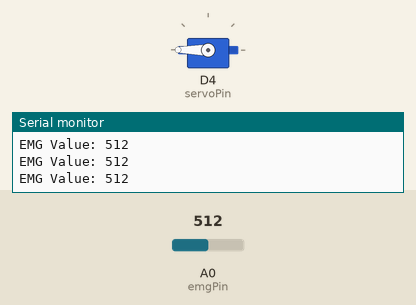
This sketch was run on a simulated ESP8266 (NodeMCU). Parts: servo, the last lines printed to the serial monitor. The test bench sets the inputs (shaded band); at power-on: A0 (emgPin) = 512.

Above: at 3.9 s.
4.0 s: A0 (emgPin) set to 409
6.2 s: A0 (emgPin) set to 383
At 6.6 s:
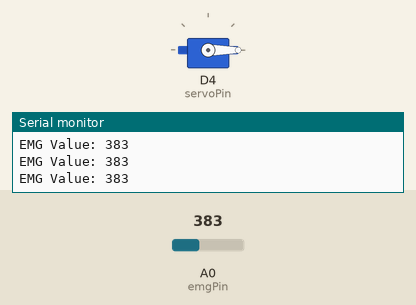
7.7 s: A0 (emgPin) set to 410
At 9.1 s:
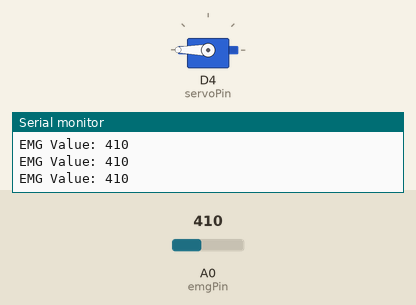
10.2 s: A0 (emgPin) set to 390
At 11.6 s:
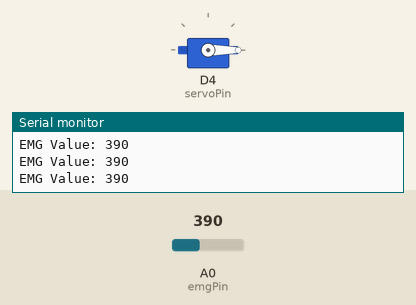
Timing chart, 0 to 13.2 s (numbered marks = the images above; inputs shaded):
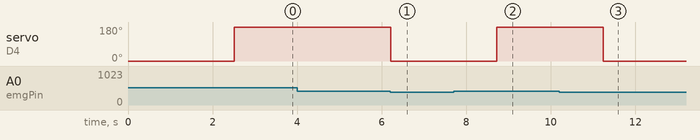

The sketch:

robotarm.ino
```cpp
#include <Servo.h>

// Define pins
const int emgPin = A0;     // EMG sensor connected to analog pin A0 (ESP8266 has only one ADC pin)
const int servoPin = D4;   // Servo connected to digital pin D4 (GPIO2)

// Threshold values - adjust based on your EMG readings
const int emgThreshold = 400;  // EMG activation threshold
const int debounceTime = 2500; // Time between state changes (ms)

Servo myServo;
int emgValue = 0;
bool handClosed = false;
unsigned long lastActionTime = 0;

void setup() {
  Serial.begin(9600);
  myServo.attach(servoPin);   // Attach servo to specified pin (D4 = GPIO2)
  myServo.write(0);           // Start with hand open
}

void loop() {
  emgValue = analogRead(emgPin);   // Read EMG signal from analog pin

  Serial.print("EMG Value: ");
  Serial.println(emgValue);

  if (millis() - lastActionTime > debounceTime) {
    if (emgValue > emgThreshold && !handClosed) {
      myServo.write(180);         // Close hand
      handClosed = true;
      lastActionTime = millis();
      Serial.println("Hand closed - rotating to 180°");
    }
    else if (emgValue <= emgThreshold && handClosed) {
      myServo.write(0);           // Open hand
      handClosed = false;
      lastActionTime = millis();
      Serial.println("Hand opened - returning to 0°");
    }
  }

  delay(10);
}
```

Measured:
- the behaviour switches between 401 and 400 on A0 (emgPin) (found by bisection; images 0 and 1)
- after the input at 6.2 s, servo on D4 (servoPin): 180° → 0° at once
- after the input at 7.7 s, servo on D4 (servoPin): 0° → 180° after 1.0 s
- after the input at 10.2 s, servo on D4 (servoPin): 180° → 0° after 1.0 s
